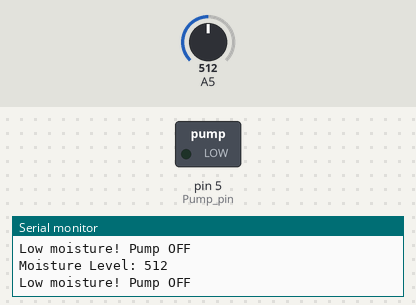
The sketch below on a simulated Arduino Uno, built with avr-gcc and run on an emulated ATmega328P. Parts: switched loads named in the sketch (green lamp = pin HIGH), the last lines printed to the serial monitor. Inputs (shaded band) come from the test bench; at power-on: A5 = 512.

Above: at 3.2 s.
3.3 s: A5 set to 585
5.2 s: A5 set to 610
At 6.3 s:
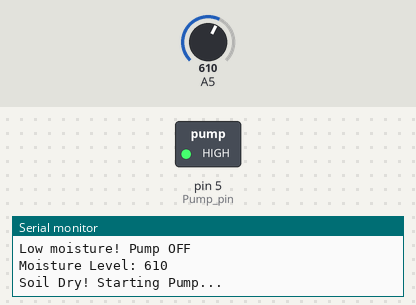
Timing chart, 0 to 8.2 s (numbered marks = the images above; inputs shaded):
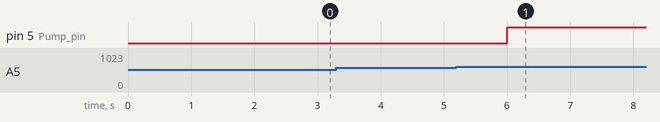

The sketch:

Experiment_no_8.ino
```cpp
#define Pump_pin 5

void setup() {
  pinMode(Pump_pin, OUTPUT);
  Serial.begin(9600);

  Serial.println("Plant Watering System ON");
  delay(2000);
}

void loop() {
  int value = analogRead(A5);
  Serial.print("Moisture Level: ");
  Serial.println(value);

  if (value < 500) {
    Serial.println("Good moisture, Pump OFF");
    digitalWrite(Pump_pin, LOW);
  }
  else if (value >= 500 && value < 600) {
    Serial.println("Low moisture! Pump OFF");
    digitalWrite(Pump_pin, LOW);
  }
  else {
    Serial.println("Soil Dry! Starting Pump...");
    digitalWrite(Pump_pin, HIGH);

    delay(5000); // Pump runs for 5 sec

    while (analogRead(A5) > 600) {
      Serial.println("Watering...");
      delay(2000);
    }

    Serial.println("Stopping Pump.");
    digitalWrite(Pump_pin, LOW);
  }

  delay(1000);
}
```

Measured:
- the behaviour switches between 599 and 600 on A5 (found by bisection; images 0 and 1)
- after the input at 5.2 s, pin 5 (Pump_pin): LOW → HIGH after 0.80 s
